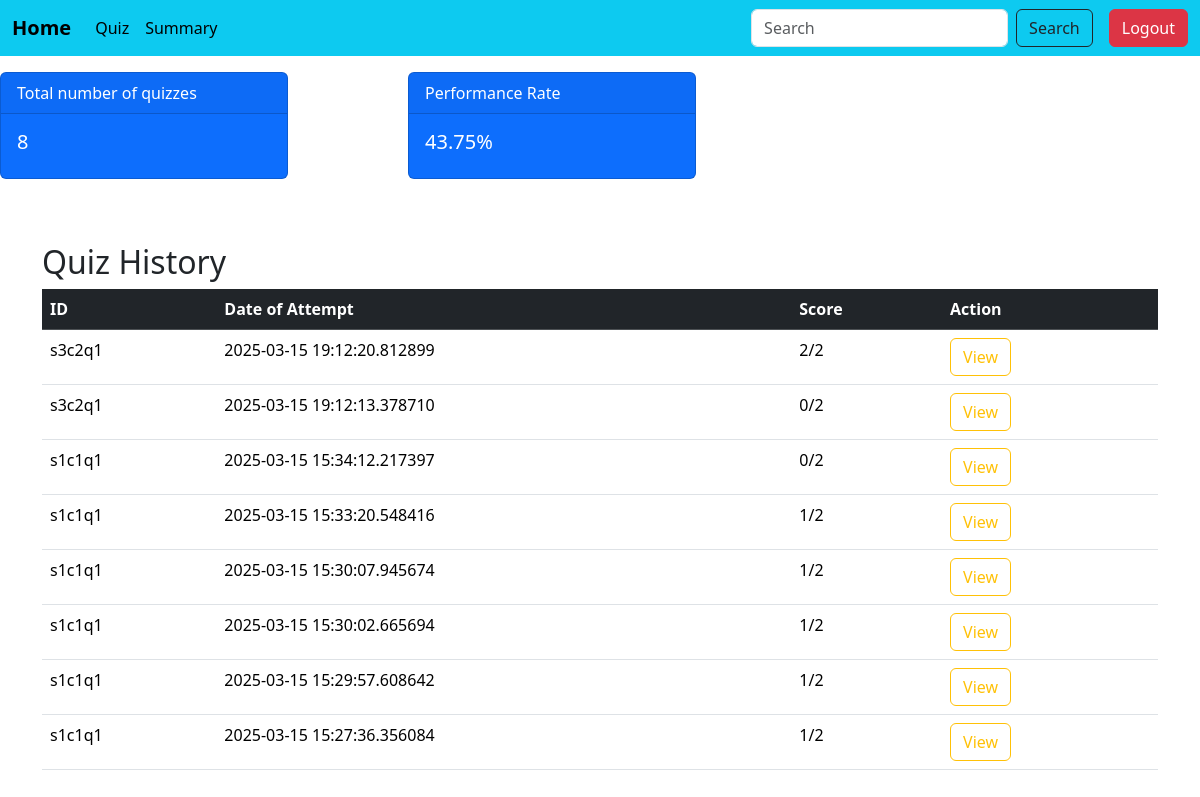
Page /student_dashboard (signed in) on the committed database.
### models.py (models this page shows)
class Score(db.Model):
    __tablename__='score'
    id=db.Column(db.Integer,primary_key=True,autoincrement=True)
    quiz_id=db.Column(db.String(100),db.ForeignKey('quiz.id'),nullable=False)
    user_id=db.Column(db.String(100),db.ForeignKey('user.id'),nullable=False)
    attempt_timing=db.Column(db.DateTime,default=lambda:datetime.now(IST))
    tot_score=db.Column(db.Integer,nullable=False)
    quiz=db.relationship('Quiz',backref=db.backref('scores',cascade="all,delete-orphan"))
    user=db.relationship('User',backref=db.backref('scores',cascade="all,delete-orphan"))

### app.py (the view)
@app.route('/student_dashboard')
def student_dashboard():
    user_id=session.get('id')
    user =User.query.get(user_id)
    q_history=Score.query.filter_by(user_id=user_id).order_by(Score.attempt_timing.desc()).all()
    q_attempted=len(q_history)
    tot_obt_marks=sum(q.tot_score for q in q_history)
    out_off=sum(len(q.quiz.questions) for q in q_history)
    avg_per=(tot_obt_marks/out_off)*100  if out_off>0 else 0
    return render_template("student_dashboard.html",user=user,q_attempted=q_attempted,avg_per=avg_per,q_history=q_history)

### templates/student_dashboard.html (shortened to what this page needs)
{% include 'student_sidebar.html'%}
{% block content %}
<div class="row">
    <div class="col-md-4">
        <div class="card text-bg-primary mb-3" style="max-width: 18rem;">
            <div class="card-header">Total number of quizzes</div>
            <div class="card-body">
              <h5 class="card-title">{{q_attempted}}</h5>
            </div>
          </div>
    </div>
    <div class="col-md-4">
        <div class="card text-bg-primary mb-3" style="max-width: 18rem;">
            <div class="card-header">Performance Rate</div>
            <div class="card-body">
              <h5 class="card-title">{{avg_per}}%</h5>
            </div>
          </div>
    </div>
</div>
<div>
    <div class="container mt-5">
        <h2>Quiz History</h2>
        <table class="table table-hover">
            <thead class="table-dark">
              <tr>
                <th>ID</th>
                <th>Date of Attempt</th>
                <th>Score</th>
                <th>Action</th>
              </tr>
            </thead>
            <tbody>
              {%for quiz in q_history%}
              <tr>
                <td>{{quiz.quiz_id}}</td>
                <td>{{quiz.attempt_timing}}</td>
                <td>{{quiz.tot_score}}/{{quiz.quiz.questions|length}}</td>
                <td>
                <a href="{{url_for('view_detail',score_id=quiz.id)}}"class="btn btn-outline-warning me-2 d-inline-block">View</a>
                </td>
              </tr>
              {%endfor%}
            </tbody>
          </table>
    </div>
</div>
{% endblock %}

### rows in the picture
Score: quiz_id "s3c2q1", attempt_timing "2025-03-15 19:12:20.812899", tot_score "2", quiz.questions|length "2"
Score: quiz_id "s3c2q1", attempt_timing "2025-03-15 19:12:13.378710", tot_score "0", quiz.questions|length "2"
Score: quiz_id "s1c1q1", attempt_timing "2025-03-15 15:34:12.217397", tot_score "0", quiz.questions|length "2"
Score: quiz_id "s1c1q1", attempt_timing "2025-03-15 15:33:20.548416", tot_score "1", quiz.questions|length "2"
Score: quiz_id "s1c1q1", attempt_timing "2025-03-15 15:30:07.945674", tot_score "1", quiz.questions|length "2"
Score: quiz_id "s1c1q1", attempt_timing "2025-03-15 15:30:02.665694", tot_score "1", quiz.questions|length "2"
Score: quiz_id "s1c1q1", attempt_timing "2025-03-15 15:29:57.608642", tot_score "1", quiz.questions|length "2"
Score: quiz_id "s1c1q1", attempt_timing "2025-03-15 15:27:36.356084", tot_score "1", quiz.questions|length "2"

### other values in the picture
{{ q_attempted }} "8"
{{ avg_per }} "43.75"
